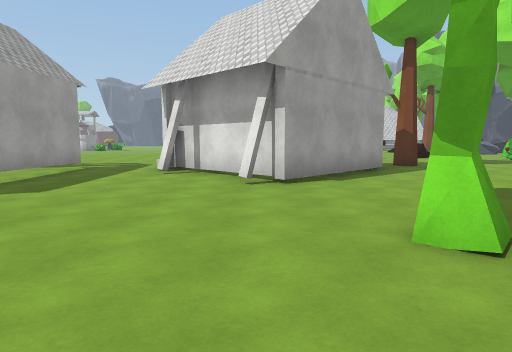
View 1 (above)

23 first-person views from a walk through a 3-D level made in the Unity game engine. The camera is 1.5 m above the floor, tilts 6° down and sees 75° across. The floor is counted in squares, 2 m on a side. Each view is taken from the middle of a square. On the plan, view 1 faces up. The plan holds only what a view shows up to about 11 squares ahead; the rest is blank. The place goes on beyond the plan. The player is left out. Some surface patterns are stand-ins.

View 2
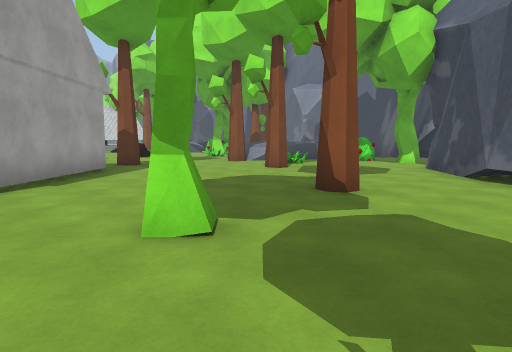

View 3
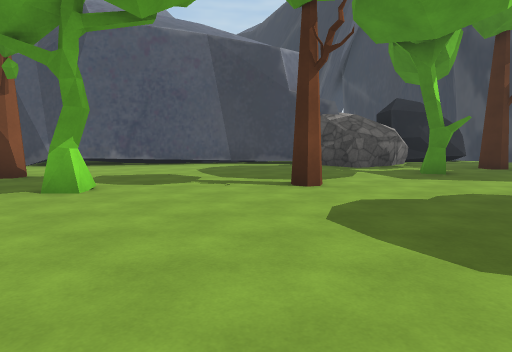

View 4
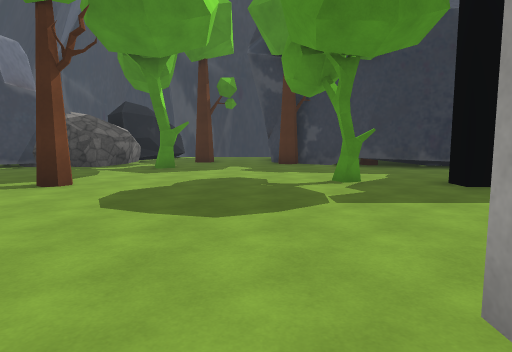

View 5
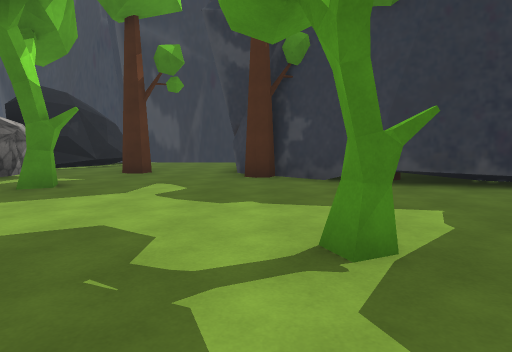

View 6
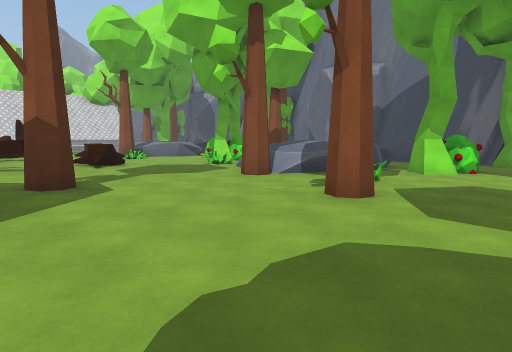

View 7
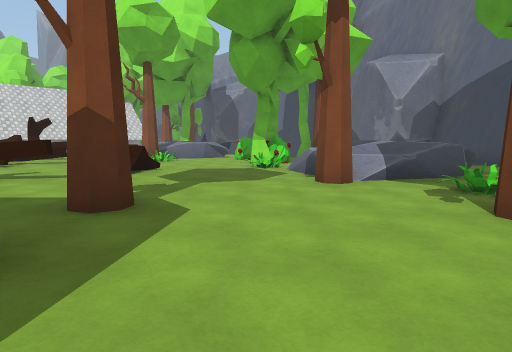

View 8
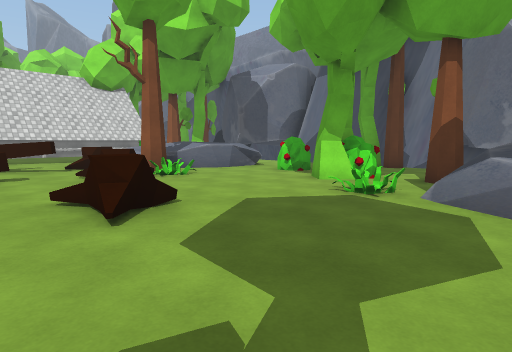

View 9
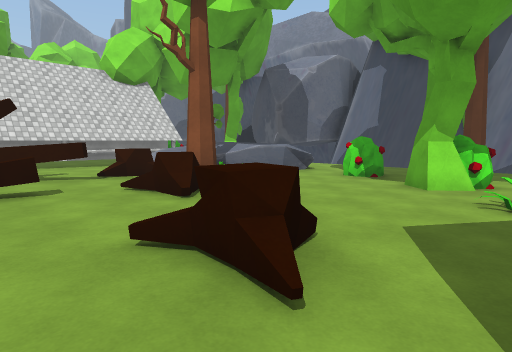

View 10
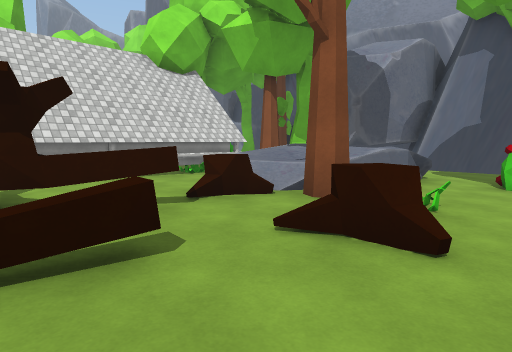

View 11
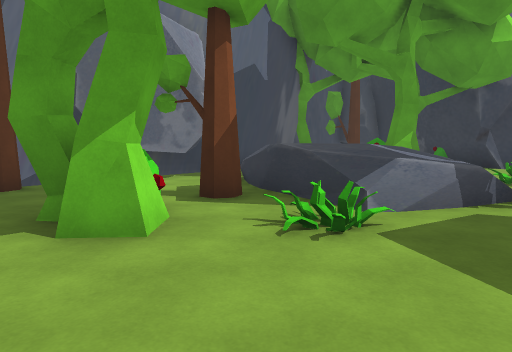

View 12
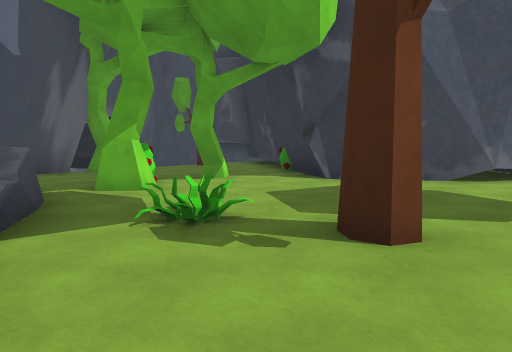

View 13
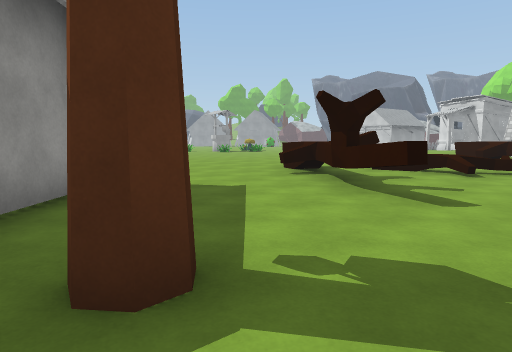

View 14
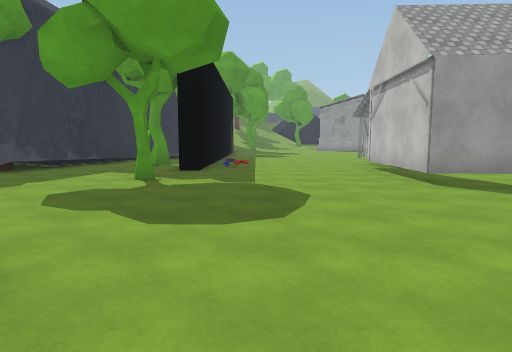

View 15
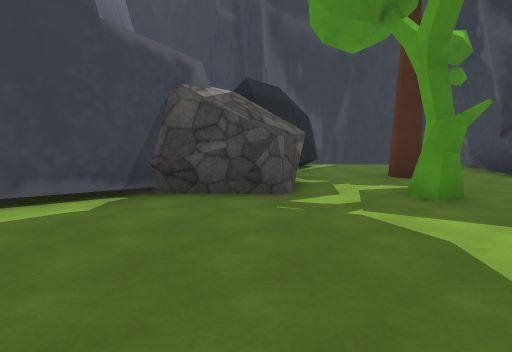

View 16
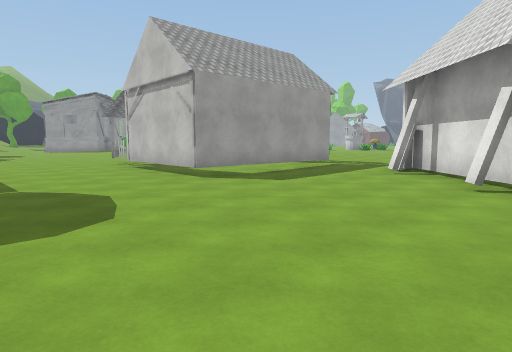

View 17
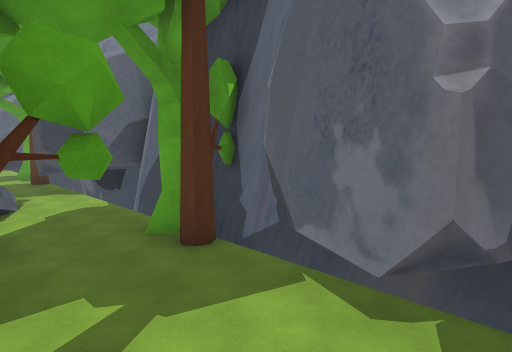

View 18
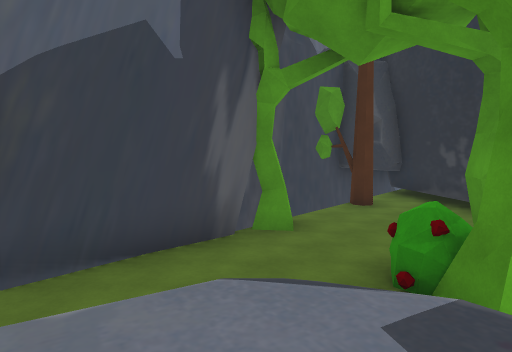

View 19
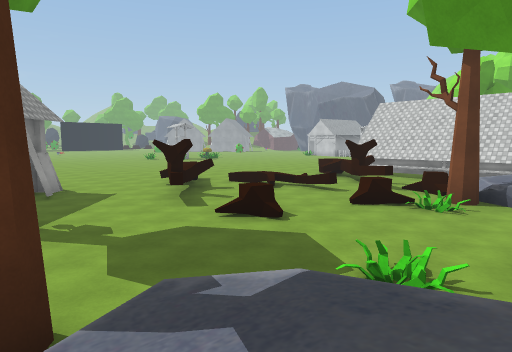

View 20
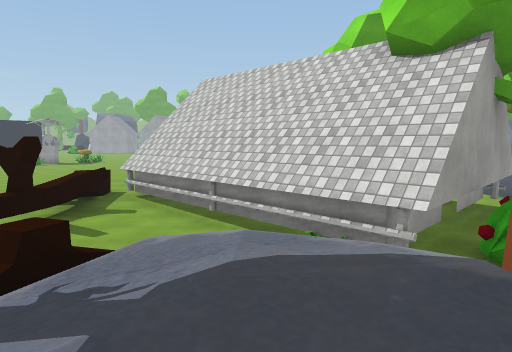

View 21
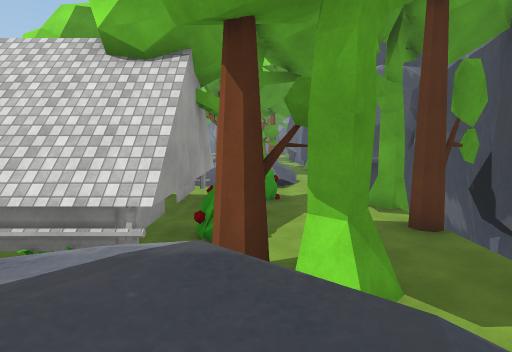

View 22
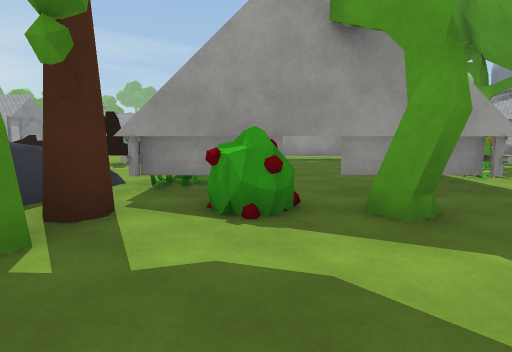

View 23
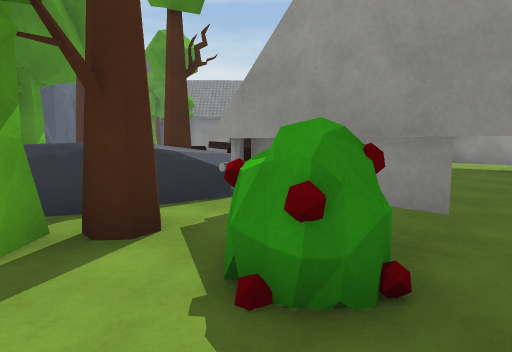

### Floor plan
Key: @ floor where view 1 was taken; # wall or solid block; x gap in a wall; . main floor; : floor 0.25 m higher than the main floor; + floor 0.5 m higher than the main floor; * floor 1 m higher than the main floor; % floor 1.5 m higher than the main floor; / step, stairs or slope; = window, fence, low wall or low ledge; ^ raised ledge; T tree; R rock; O other object.
Columns run from 10 left of view 1 to 16 right of it. Each row starts with its distance up from view 1.
 29                 O:
 28                  T::/= =
 27                    O:: .
 26                #    ##O. T
 25               +#:::::#T..T
 24               +#:::::#...T
 23              +:#:::::#O...
 22              +:#####O#...#
 21              ^^#####=#TT.#
 20               ^^ ::=//#=x##
 19                :^#O//%%=..#
 18               :::::T/%//..#
 17               OOO::T......#
 16         :::^::::::OO..O...#
 15         :::^^^:::::...O..T#
 14         ::::#^#:OO...TT..T#
 13          :::::^.O...//O...#
 12          :/:::...../O.T..##
 11      ::   ##......./=##..##
 10      :::   #..T....//%%/.##
  9      ...#  ###....T//%%=..#
  8      #..#####.......//*..##
  7      #....##.......O.TT..##
  6      #....#......T....T..T#
  5 #    #................T..T
  4 ######................T...
  3 ...............T....#....T
  2 ............T.....####O...#
  1 .................##    ####
  0 ..........@......#       ##
 -1 ###.T....TT.....##
 -2 T..............##
 -3 ...............#
 -4 #........T....##
 -5 ####.......RRR
 -6    ##T....RRR
 -7     ##..T.RR
 -8      #.....RR
 -9      #....RR
-10      #...RR

Where each view was taken, in squares from view 1:
view 1: 0 up, 0 right, facing up
view 2: 0 up, 0 right, facing up-right
view 3: 4 up, 4 left, facing down-right
view 4: 5 up, 4 left, facing down
view 5: 1 up, 5 left, facing down
view 6: 4 up, 3 right, facing up-right
view 7: 6 up, 3 right, facing up-right
view 8: 10 up, 5 right, facing up-right
view 9: 12 up, 5 right, facing up-right
view 10: 15 up, 5 right, facing up-right
view 11: 15 up, 8 right, facing down-right
view 12: 9 up, 6 right, facing down-right
view 13: 9 up, 6 right, facing up-left
view 14: 1 up, 1 right, facing left
view 15: 0 up, 1 right, facing down
view 16: 0 up, 1 right, facing up-left
view 17: 10 up, 12 right, facing up-right
view 18: 10 up, 11 right, facing down-right
view 19: 9 up, 11 right, facing up-left
view 20: 18 up, 12 right, facing up-left
view 21: 18 up, 12 right, facing up
view 22: 23 up, 15 right, facing left
view 23: 24 up, 13 right, facing down-left
